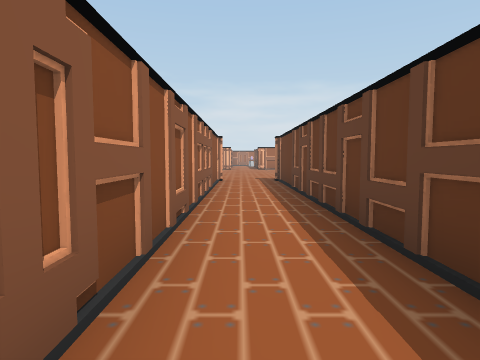
View 1 (above)

23 first-person views from a walk through a Unity game level. The camera is 1.4 m above the floor, tilts 4° down and sees 75° across. Doors are open. The floor is counted in squares, 2 m on a side. Each view is taken from the middle of a square. On the plan, view 1 faces up. The plan holds only what a view shows up to about 10 squares ahead; the rest is blank. The place goes on beyond the plan. The player character is not drawn. Some surface patterns are stand-ins.

View 2
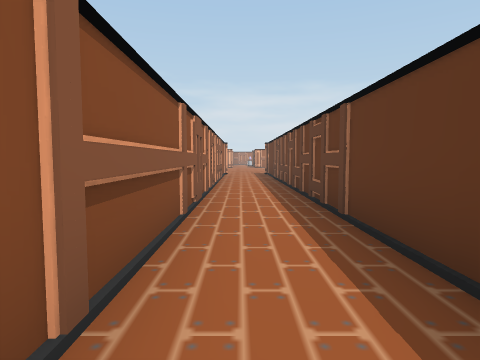

View 3
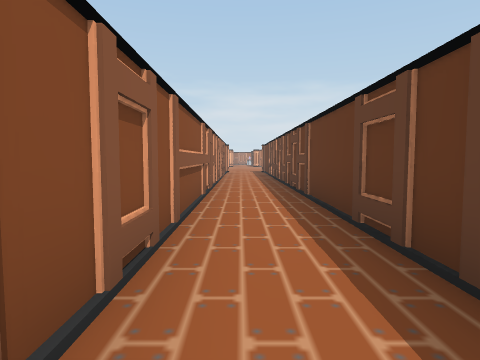

View 4
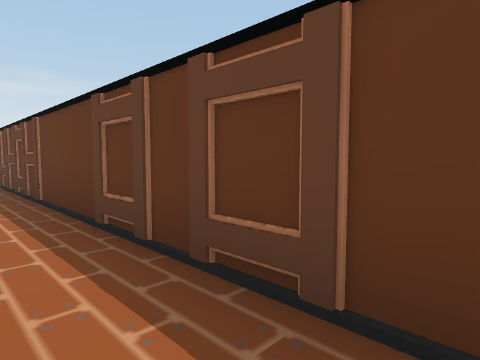

View 5
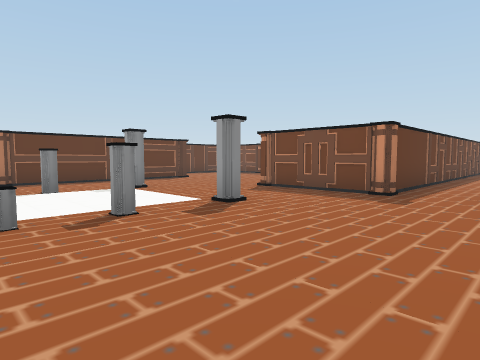

View 6
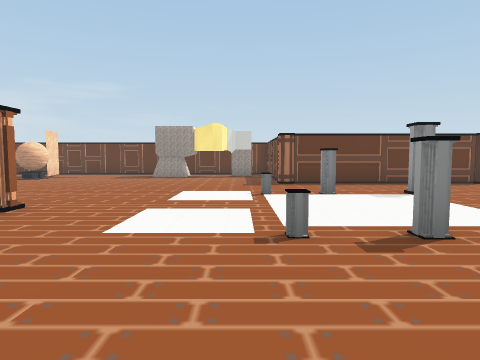

View 7
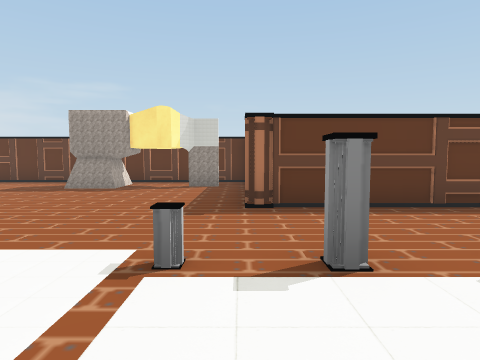

View 8
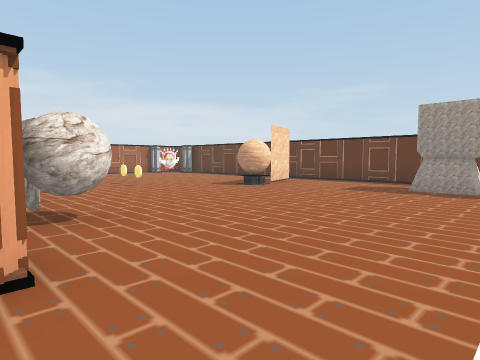

View 9
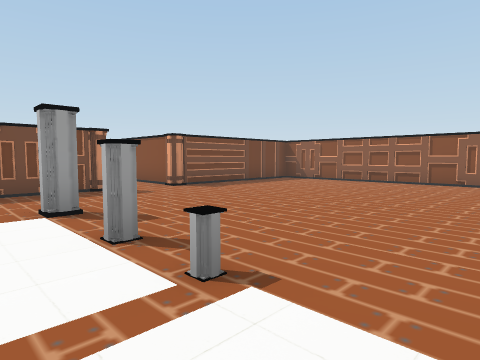

View 10
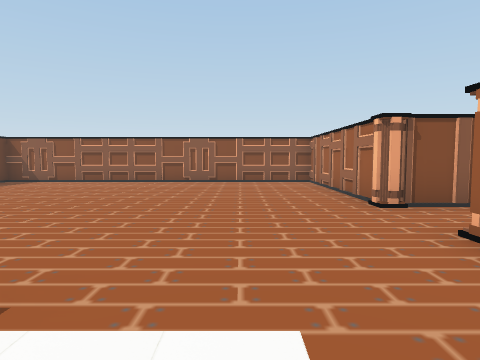

View 11
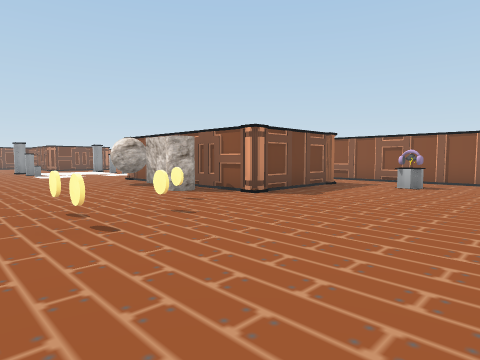

View 12
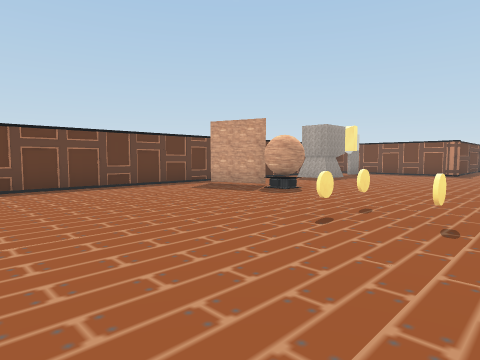

View 13
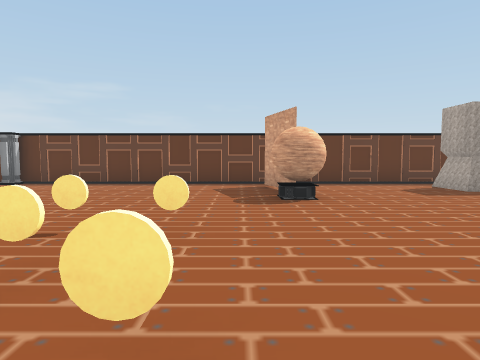

View 14
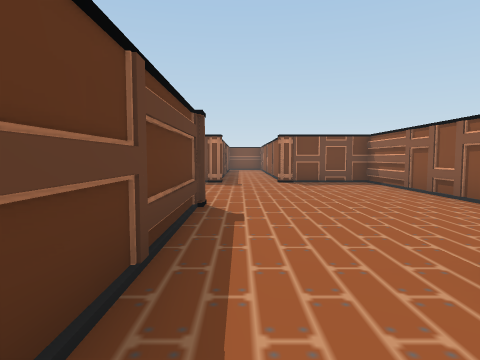

View 15
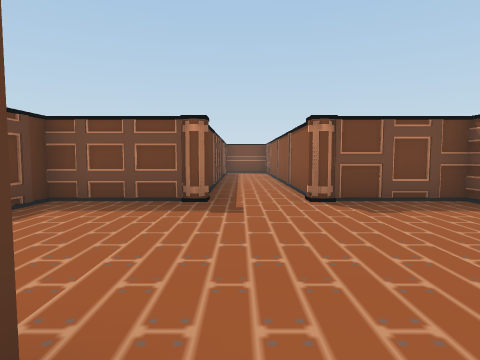

View 16
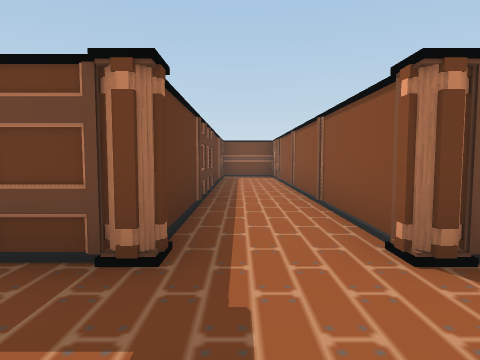

View 17
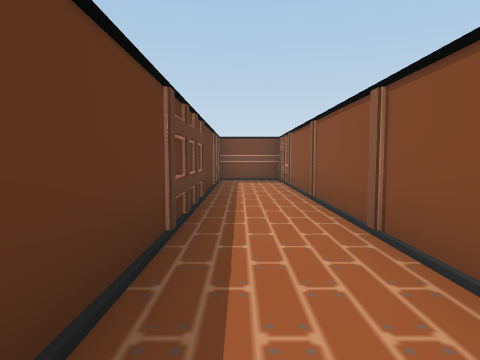

View 18
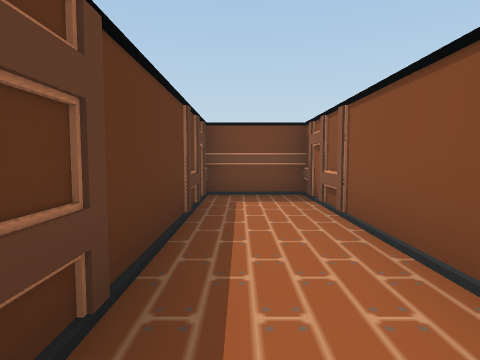

View 19
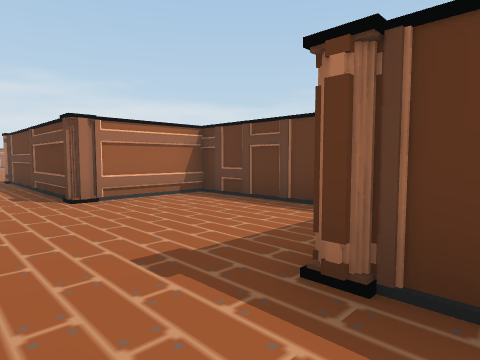

View 20
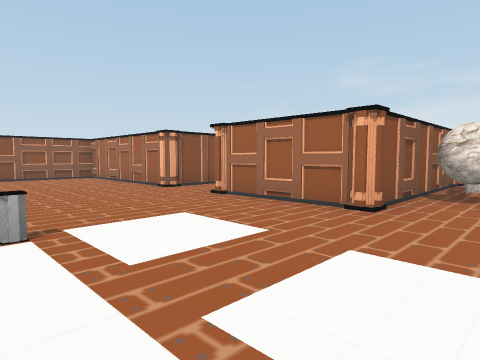

View 21
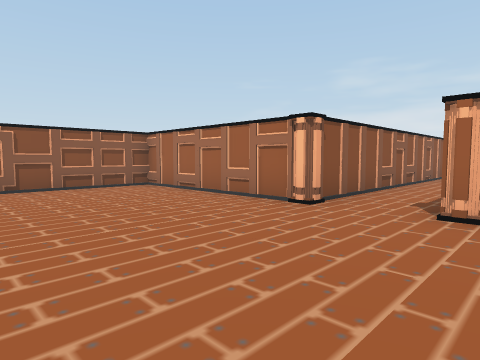

View 22
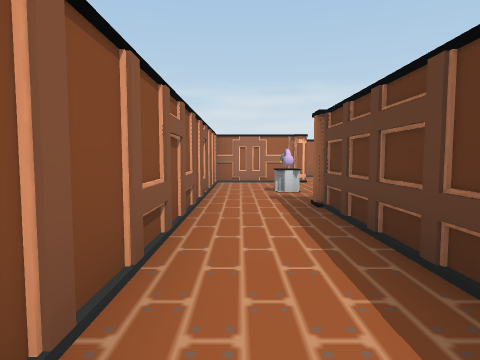

View 23
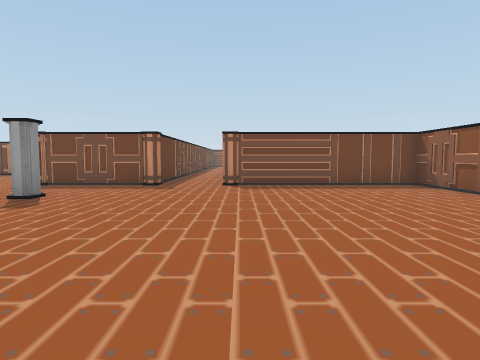

### Floor plan
Points are (right, up) in squares from view 1. A wall is a line through its corners. A room is listed if a view was taken in it or the views show most of it. See-through windows are left out.
Room 1 (views 1, 2, 3, 4)
walls: (-0.7, 7.9) (-0.7, -5.2); (1.2, -5.9) (1.2, 7.9)
ways out: open door at (0.5, 8) to room 2
Room 2 (views 5, 6, 7, 8, 9, 10, 11, 12, 13, 14, 15, 16, 17, 19, 20, 21, 22, 23)
walls: (4.9, 22.4) (5, 21.5); (1.2, 21.5) (1.2, 24.7) (4.3, 24.7) (4.3, 19.2) (1, 19.2); (2.5, 12.7) (3, 12.7); (11.6, 17.8) (11.6, 19.1) (12.6, 19.1); (12.1, 15.5) (12.1, 16.4); (12.6, 18.1) (11.5, 18.1); (12.1, 23.2) (11.4, 22.9) (12.8, 23.4); (4.3, 9.2) (4.3, 4.9) (6.7, 4.9) (6.7, 2.9); (13.6, 14.8) (13.6, 29.5); (1.2, 27) (1.2, 26.5) (0.8, 26.5); (1.2, 7.9) (1.2, 9.9) (4.5, 9.9); (-0.7, 27.8) (-0.7, 19.2) (-5.6, 19.2) (-5.6, 9.9) (-0.7, 9.9) (-0.7, 7.9); (2, 29) (-0.8, 29); (8.7, 2.9) (8.7, 4.9) (11.1, 4.9) (11.1, 9.3) (8.7, 9.3) (8.7, 14.8) (9.9, 14.8)
ways out: open door at (0.5, 8) to room 1; open door at (7.5, 3) to room 3
objects: other object (5, 21); other object (5, 23); other object (6, 24); other object (7, 25); other object (8, 25); other object (8, 26); other object (10, 23) to (11, 23)
Room 3 (view 18)
walls: (6.7, 2.9) (6.7, -1.5); (8.7, -1.5) (8.7, 2.9)
ways out: open door at (7.5, 3) to room 2; open door at (7.5, -1.5) to room 4
Room 4 (no view inside)
walls: (6.7, -1.5) (6.7, -5) (8.7, -5) (8.7, -1.5)
ways out: open door at (7.5, -1.5) to room 3

Where each view was taken, in squares from view 1:
view 1: 0 up, 0 right, facing up
view 2: 4 down, 0 right, facing up
view 3: 6 down, 0 right, facing up
view 4: 6 down, 0 right, facing up-right
view 5: 16 up, 1 left, facing down-right
view 6: 16 up, 0 right, facing right
view 7: 15 up, 4 right, facing right
view 8: 17 up, 4 right, facing up-right
view 9: 17 up, 4 right, facing down-left
view 10: 17 up, 4 right, facing left
view 11: 29 up, 9 right, facing down-left
view 12: 29 up, 6 right, facing down-right
view 13: 24 up, 5 right, facing right
view 14: 14 up, 8 right, facing down
view 15: 10 up, 8 right, facing down
view 16: 7 up, 8 right, facing down
view 17: 5 up, 8 right, facing down
view 18: 1 up, 8 right, facing down
view 19: 4 up, 7 right, facing up-right
view 20: 15 up, 6 right, facing up-left
view 21: 15 up, 2 right, facing up-left
view 22: 20 up, 0 right, facing up
view 23: 18 up, 1 left, facing down
